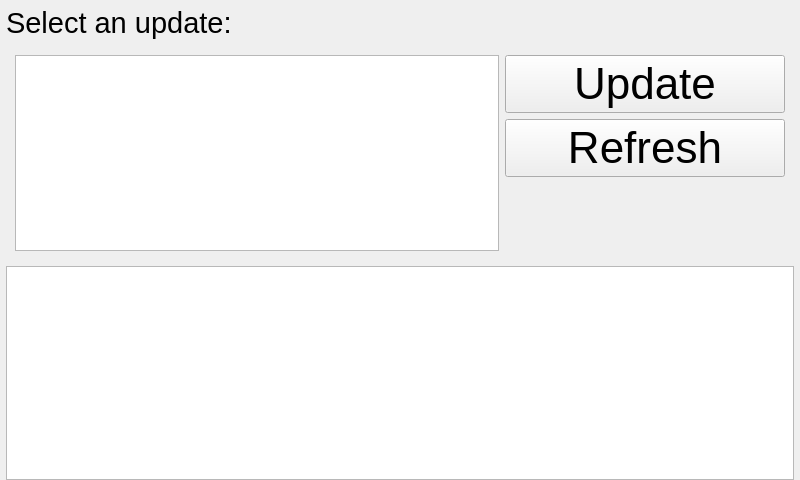
<?xml version="1.0" encoding="UTF-8"?>
<ui version="4.0">
 <class>WallabyUpdateWidget</class>
 <widget class="QWidget" name="WallabyUpdateWidget">
  <property name="geometry">
   <rect>
    <x>0</x>
    <y>0</y>
    <width>800</width>
    <height>480</height>
   </rect>
  </property>
  <property name="windowTitle">
   <string>Update</string>
  </property>
  <layout class="QVBoxLayout" name="verticalLayout">
   <property name="leftMargin">
    <number>6</number>
   </property>
   <property name="topMargin">
    <number>6</number>
   </property>
   <property name="rightMargin">
    <number>6</number>
   </property>
   <property name="bottomMargin">
    <number>0</number>
   </property>
   <item>
    <widget class="QLabel" name="statusLabel">
     <property name="font">
      <font>
       <pointsize>22</pointsize>
      </font>
     </property>
     <property name="text">
      <string>Select an update:</string>
     </property>
    </widget>
   </item>
   <item>
    <widget class="QWidget" name="selectionWidget" native="true">
     <layout class="QHBoxLayout" name="horizontalLayout">
      <item>
       <widget class="QListWidget" name="updateList">
        <property name="font">
         <font>
          <pointsize>22</pointsize>
         </font>
        </property>
       </widget>
      </item>
      <item>
       <layout class="QVBoxLayout" name="verticalLayout_2">
        <item>
         <widget class="QPushButton" name="update">
          <property name="minimumSize">
           <size>
            <width>280</width>
            <height>0</height>
           </size>
          </property>
          <property name="font">
           <font>
            <pointsize>33</pointsize>
           </font>
          </property>
          <property name="text">
           <string>Update</string>
          </property>
          <property name="icon">
           <iconset resource="../rc/icons.qrc">
            <normaloff>:/icons/fontawesome/solid/icons/fontawesome/solid/cloud-download-alt.svg</normaloff>:/icons/fontawesome/solid/icons/fontawesome/solid/cloud-download-alt.svg</iconset>
          </property>
          <property name="iconSize">
           <size>
            <width>30</width>
            <height>30</height>
           </size>
          </property>
         </widget>
        </item>
        <item>
         <widget class="QPushButton" name="refresh">
          <property name="font">
           <font>
            <pointsize>33</pointsize>
           </font>
          </property>
          <property name="text">
           <string>Refresh</string>
          </property>
          <property name="icon">
           <iconset resource="../rc/icons.qrc">
            <normaloff>:/icons/fontawesome/solid/icons/fontawesome/solid/sync-alt.svg</normaloff>:/icons/fontawesome/solid/icons/fontawesome/solid/sync-alt.svg</iconset>
          </property>
          <property name="iconSize">
           <size>
            <width>30</width>
            <height>30</height>
           </size>
          </property>
         </widget>
        </item>
        <item>
         <spacer name="verticalSpacer">
          <property name="orientation">
           <enum>Qt::Vertical</enum>
          </property>
          <property name="sizeHint" stdset="0">
           <size>
            <width>20</width>
            <height>40</height>
           </size>
          </property>
         </spacer>
        </item>
       </layout>
      </item>
     </layout>
    </widget>
   </item>
   <item>
    <widget class="ConsoleWidget" name="updateConsole">
     <property name="font">
      <font>
       <family>Courier New</family>
       <pointsize>22</pointsize>
       <italic>true</italic>
      </font>
     </property>
     <property name="undoRedoEnabled">
      <bool>false</bool>
     </property>
     <property name="readOnly">
      <bool>true</bool>
     </property>
     <property name="acceptRichText">
      <bool>false</bool>
     </property>
    </widget>
   </item>
  </layout>
 </widget>
 <customwidgets>
  <customwidget>
   <class>ConsoleWidget</class>
   <extends>QTextEdit</extends>
   <header>ConsoleWidget.h</header>
  </customwidget>
 </customwidgets>
 <resources>
  <include location="../rc/icons.qrc"/>
 </resources>
 <connections/>
</ui>
